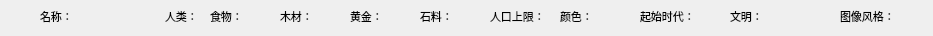
          <widget class="QWidget" name="widget_TitlePlayer" native="true">
           <property name="sizePolicy">
            <sizepolicy hsizetype="Preferred" vsizetype="Fixed">
             <horstretch>0</horstretch>
             <verstretch>0</verstretch>
            </sizepolicy>
           </property>
           <property name="minimumSize">
            <size>
             <width>0</width>
             <height>30</height>
            </size>
           </property>
           <widget class="QLabel" name="label_27">
            <property name="geometry">
             <rect>
              <x>840</x>
              <y>6</y>
              <width>84</width>
              <height>21</height>
             </rect>
            </property>
            <property name="font">
             <font>
              <family>微软雅黑</family>
              <pointsize>8</pointsize>
             </font>
            </property>
            <property name="text">
             <string>图像风格：</string>
            </property>
           </widget>
           <widget class="QLabel" name="label_14">
            <property name="geometry">
             <rect>
              <x>210</x>
              <y>6</y>
              <width>84</width>
              <height>21</height>
             </rect>
            </property>
            <property name="font">
             <font>
              <family>微软雅黑</family>
              <pointsize>8</pointsize>
             </font>
            </property>
            <property name="text">
             <string>食物：</string>
            </property>
           </widget>
           <widget class="QLabel" name="label_20">
            <property name="geometry">
             <rect>
              <x>280</x>
              <y>6</y>
              <width>84</width>
              <height>21</height>
             </rect>
            </property>
            <property name="font">
             <font>
              <family>微软雅黑</family>
              <pointsize>8</pointsize>
             </font>
            </property>
            <property name="text">
             <string>木材：</string>
            </property>
           </widget>
           <widget class="QLabel" name="label_23">
            <property name="geometry">
             <rect>
              <x>490</x>
              <y>6</y>
              <width>84</width>
              <height>21</height>
             </rect>
            </property>
            <property name="font">
             <font>
              <family>微软雅黑</family>
              <pointsize>8</pointsize>
             </font>
            </property>
            <property name="text">
             <string>人口上限：</string>
            </property>
           </widget>
           <widget class="QLabel" name="label_21">
            <property name="geometry">
             <rect>
              <x>350</x>
              <y>6</y>
              <width>84</width>
              <height>21</height>
             </rect>
            </property>
            <property name="font">
             <font>
              <family>微软雅黑</family>
              <pointsize>8</pointsize>
             </font>
            </property>
            <property name="text">
             <string>黄金：</string>
            </property>
           </widget>
           <widget class="QLabel" name="label_25">
            <property name="geometry">
             <rect>
              <x>640</x>
              <y>6</y>
              <width>84</width>
              <height>21</height>
             </rect>
            </property>
            <property name="font">
             <font>
              <family>微软雅黑</family>
              <pointsize>8</pointsize>
             </font>
            </property>
            <property name="text">
             <string>起始时代：</string>
            </property>
           </widget>
           <widget class="QLabel" name="label_5">
            <property name="geometry">
             <rect>
              <x>40</x>
              <y>6</y>
              <width>84</width>
              <height>21</height>
             </rect>
            </property>
            <property name="font">
             <font>
              <family>微软雅黑</family>
              <pointsize>8</pointsize>
             </font>
            </property>
            <property name="text">
             <string>名称：</string>
            </property>
           </widget>
           <widget class="QLabel" name="label_24">
            <property name="geometry">
             <rect>
              <x>560</x>
              <y>6</y>
              <width>84</width>
              <height>21</height>
             </rect>
            </property>
            <property name="font">
             <font>
              <family>微软雅黑</family>
              <pointsize>8</pointsize>
             </font>
            </property>
            <property name="text">
             <string>颜色：</string>
            </property>
           </widget>
           <widget class="QLabel" name="label_22">
            <property name="geometry">
             <rect>
              <x>420</x>
              <y>6</y>
              <width>84</width>
              <height>21</height>
             </rect>
            </property>
            <property name="font">
             <font>
              <family>微软雅黑</family>
              <pointsize>8</pointsize>
             </font>
            </property>
            <property name="text">
             <string>石料：</string>
            </property>
           </widget>
           <widget class="QLabel" name="label_26">
            <property name="geometry">
             <rect>
              <x>730</x>
              <y>6</y>
              <width>84</width>
              <height>21</height>
             </rect>
            </property>
            <property name="font">
             <font>
              <family>微软雅黑</family>
              <pointsize>8</pointsize>
             </font>
            </property>
            <property name="text">
             <string>文明：</string>
            </property>
           </widget>
           <widget class="QLabel" name="label_9">
            <property name="geometry">
             <rect>
              <x>165</x>
              <y>6</y>
              <width>84</width>
              <height>21</height>
             </rect>
            </property>
            <property name="font">
             <font>
              <family>微软雅黑</family>
              <pointsize>8</pointsize>
             </font>
            </property>
            <property name="text">
             <string>人类：</string>
            </property>
           </widget>
          </widget>
